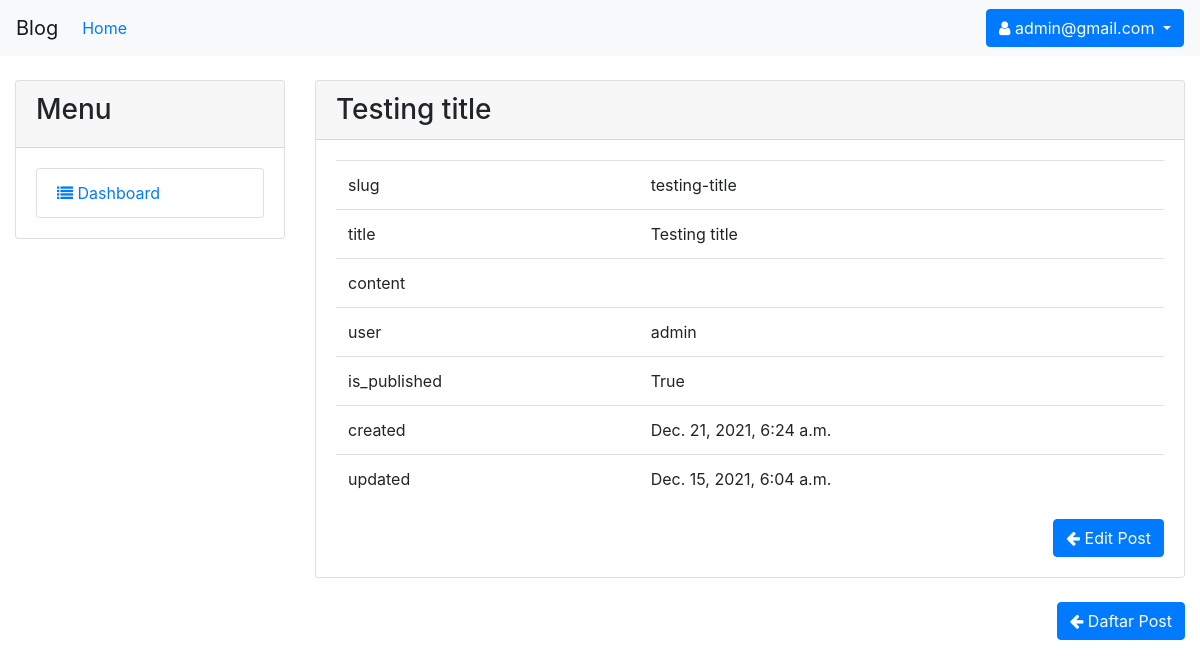
The app's page /post/testing-title (signed in) with its own data.
### content_app/models.py (models this page shows, shortened)
class Post(models.Model):
    slug = AutoSlugField(populate_from='title')
    image = models.ImageField(upload_to='post/%Y-%m-%d', default='img_placeholder.png')
    title = models.CharField(max_length=255,)
    content = tinymce_models.HTMLField()
    categories = models.ManyToManyField(to=Category)
    users_liked = models.ManyToManyField(to=UserModel, related_name='users')
    user = models.ForeignKey(to=UserModel, on_delete=models.CASCADE)
    is_published = models.BooleanField(default=True)
    is_banner = models.BooleanField(default=False)
    created = models.DateTimeField(auto_now=True)
    updated = models.DateTimeField(auto_now_add=True)
    def get_update_url(self):
        return reverse('post_update', args=(self.slug,))

### content_app/views.py (the view)
# urls.py: path('post/<slug:slug>', PostDetailView.as_view(), name='post_detail'),
class PostDetailView(LoginRequiredMixin, DetailView):
    model = Post
    def get(self, request, *args, **kwargs):
        self.object = self.get_object()
        context = self.get_context_data(object=self.object)
        context['is_accessible'] = self.object.user.pk == self.request.user.pk
        return self.render_to_response(context)

### content_app/templates/content_app/post_detail.html
{% extends "app/base.html" %}
{% load static %}
{% load thumbnail %}
{% load django_tables2 %}
{% load crispy_forms_tags %}
{% block content_title %} {{ object.title }} {% endblock %}
{% block content %}
     {% if is_accessible %}
    <table class="table">
        <tbody>
            <tr>
                <td>slug</td>
                <td>{{ object.slug }}</td>
            </tr>
            <tr>
                <td>title</td>
                <td>{{ object.title }}</td>
            </tr>
            <tr>
                <td>content</td>
                <td>{{ object.content | safe}}</td>
            </tr>
            <tr>
                <td>user</td>
                <td>{{ object.user }}</td>
            </tr>
            <tr>
                <td>is_published</td>
                <td>{{ object.is_published }}</td>
            </tr>
            <tr>
                <td>created</td>
                <td>{{ object.created }}</td>
            </tr>
            <tr>
                <td>updated</td>
                <td>{{ object.updated }}</td>
            </tr>
        </tbody>
    </table>
    <a class="btn btn-primary pull-right" href="{{ object.get_update_url }}"><i class="fa fa-arrow-left"></i> Edit Post</a>
     {% else %}
        <h4>Permission Denied!</h4>
    {% endif %}
{% endblock %}
{% block bottom_content %}
<a class="btn btn-primary pull-right" href="{% url 'post_list' %}"><i class="fa fa-arrow-left"></i> Daftar Post</a>
{% endblock bottom_content%}

### templates/app/navbar.html (shortened to what this page needs)
<nav class="navbar navbar-expand-lg navbar-light bg-light">
    <a class="navbar-brand" href="#">Blog</a>
    <div class="collapse navbar-collapse" id="navbarSupportedContent">
        <ul class="navbar-nav mr-auto">
            <li class="nav-item nav-link active"><a href="{% url 'home' %}">Home <span class="sr-only">(current)</span></a></li>
        </ul>
        <ul class="navbar-nav navbar-right">
            {% if user.is_authenticated %}
            <li class="nav-item">
                <div class="btn-group">
                    <button type="button" class="btn btn-primary dropdown-toggle" data-toggle="dropdown"
                            aria-haspopup="true" aria-expanded="false">
                        <i class="fa fa-user"></i> {{ user.email }}
                    </button>
                </div>
            </li>
            {% endif %}
        </ul>
    </div>
</nav>

### records on screen
Post: title "Testing title", slug "testing-title", user "admin", is_published "True", created "Dec. 21, 2021, 6:24 a.m.", updated "Dec. 15, 2021, 6:04 a.m."

### other values on screen
{{ user.email }} "admin@gmail.com"
